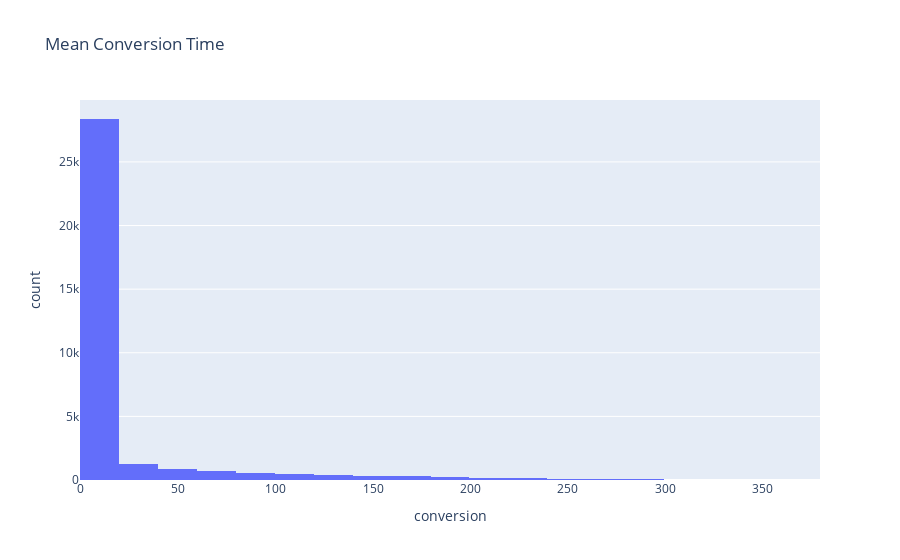

The notebook cell this image was saved under:
### Code cell
fig=px.histogram(per_user, x='conversion', nbins=30, title="Mean Conversion Time")
fig.show()

### Figure 1 — Plotly figure (JSON) as saved in the notebook; plotly's stock layout.template omitted (floating-point values rounded to 4 significant figures; data arrays with more than 128 entries replaced by an {"elided": "..."} marker saying what was removed)
{"data": [{"alignmentgroup": "True", "bingroup": "x", "hovertemplate": "conversion=%{x}<br>count=%{y}<extra></extra>", "legendgroup": "", "marker": {"color": "#636efa", "pattern": {"shape": ""}}, "name": "", "nbinsx": 30, "offsetgroup": "", "orientation": "v", "showlegend": false, "type": "histogram", "x": {"elided": "34068 int values"}, "xaxis": "x", "yaxis": "y"}], "layout": {"barmode": "relative", "legend": {"tracegroupgap": 0}, "title": {"text": "Mean Conversion Time"}, "xaxis": {"anchor": "y", "domain": [0, 1], "title": {"text": "conversion"}}, "yaxis": {"anchor": "x", "domain": [0, 1], "title": {"text": "count"}}}}
